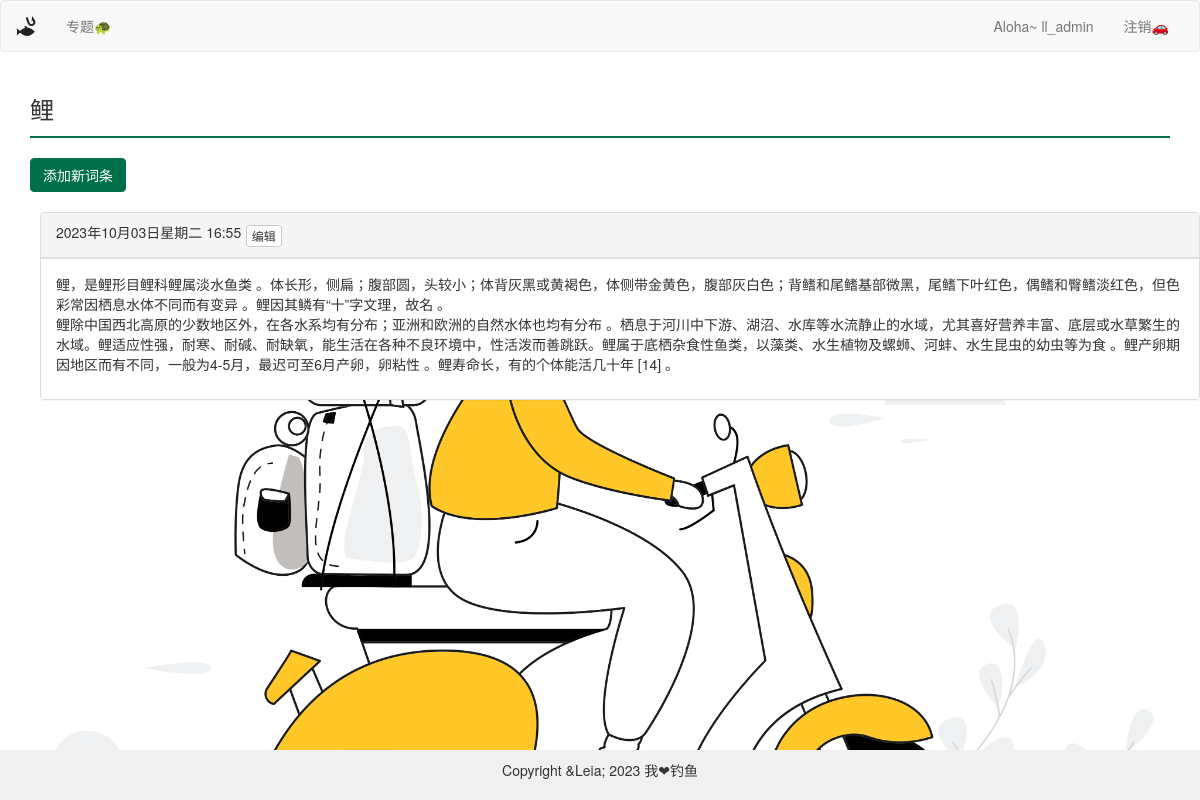
Page /topics/4/ (signed in) on the committed database.
### learning_logs/models.py (models this page shows, shortened)
class Topic(models.Model):
    text = models.CharField(max_length=200)
    date_added = models.DateTimeField(auto_now_add=True)
    owner = models.ForeignKey(User, on_delete=models.CASCADE)
    def __str__(self):
        return self.text

class Entry(models.Model):
    topic = models.ForeignKey(Topic, on_delete=models.CASCADE)
    text = models.TextField()
    date_added = models.DateTimeField(auto_now_add=True)
    class Meta:
        verbose_name_plural = 'entries'

### learning_logs/views.py (the view)
# urls.py: re_path(r'^topics/(?P<topic_id>\d+)/$', views.topic, name='topic'),
@login_required
def topic(request, topic_id):
    topic = Topic.objects.get(id=topic_id)
    check_topic_owner(topic, request)
    entries = topic.entry_set.order_by('-date_added')
    content = {'topic': topic, 'entries': entries}
    return render(request, 'learning_logs/topic.html', content)

### learning_logs/views.py (called while the page is built)
def check_topic_owner(topic, request):
    if topic.owner != request.user:
        raise Http404

### templates/learning_logs/topic.html (shortened to what this page needs)
<!DOCTYPE html>
<html lang="en">
{% extends 'learning_logs/base.html' %}
{% block content %}
<head>
</head>
<body>
<div class="container">
    <div class="row">
        <div class="col-md-12">
            <p class="topic-title">{{ topic }}</p>
            <hr style="border-top: 2px solid #00704A; margin-top: 5px;">
        </div>
    </div>
    <div class="row">
        <div class="col-md-6">
            <a href="{% url 'learning_logs:new_entry' topic.id %}" class="btn btn-custom">添加新词条</a>
        </div>
    </div>
</div>
<ul>
    {% for entry in entries %}
    <div class="panel panel-default my-panel">
        <div class="panel-heading">
            <h3 class="panel-title">
                <span class="entry-date">{{ entry.date_added|date:'Y年m月d日D H:i' }}</span>
                <small>
                    <a href="{% url 'learning_logs:edit_entry' entry.id %}" class="btn btn-default btn-xs">编辑</a>
                </small>
            </h3>
        </div>
        <div class="panel-body">
            {{ entry.text|linebreaks }}
        </div>
    </div>
    {% empty %}
    <p>没有新词条啦</p>
    {% endfor %}
</ul>
</body>
{% endblock content %}

### templates/learning_logs/base.html (shortened to what this page needs)
{% load bootstrap3 %}
<!DOCTYPE html>
<html lang="en">
<head>
    {% bootstrap_css %}
</head>
<body>
<nav class="navbar navbar-default">
  <div class="container-fluid">
    <div class="navbar-header">
      <a class="navbar-brand" href="{% url 'learning_logs:index' %}">
          <img alt="我❤钓鱼" src="/static/image/img.png">
      </a>
    </div>
    <div class="collapse navbar-collapse" id="bs-example-navbar-collapse-1">
      <ul class="nav navbar-nav">
        <li><a href="{% url 'learning_logs:topics' %}">专题🐢</a></li>
      </ul>
        {% if user.is_authenticated %}
            <ul class="nav navbar-nav navbar-right">
                <p class="navbar-text">Aloha~ {{ user.username }}</p>
                <li><a href="{% url 'users:logout' %}">注销🚗</a></li>
            </ul>
    {% else %}
            <ul class="nav navbar-nav navbar-right">
        <li><a href="{% url 'users:login' %}">登录🐟</a></li>
        <li><a href="{% url 'users:register' %}">注册🎣</a></li>
      </ul>
    {% endif %}
    </div>
  </div>
</nav>
{% block content %}{% endblock content %}
<footer>
    <p>Copyright &Leia; 2023 我❤钓鱼</p>
</footer>
</body>
</html>

### templates/learning_logs/base.html (style rules this page uses)
body { background-image: url('/static/image/bk.png'); background-size: cover; background-repeat: no-repeat; position: relative; min-height: 100vh; }
footer { position: absolute; bottom: 0; left: 0; right: 0; text-align: center; background-color: #f0f0f0; padding: 10px 0; }

### templates/learning_logs/topic.html (style rules this page uses)
.btn-custom { background-color: #00704A; border-color: #00704A; color: white; }
.topic-title { font-size: 24px; margin-top: 20px; }
.entry-date { font-size: 14px; }
.panel-heading { border-bottom: 2px solid #00704A; }
.panel-body { max-height: 200px; overflow: auto; }
.my-panel { margin-top: 20px; max-width: 1200px; margin-left: auto; margin-right: auto; overflow: auto; }

### rows in the picture
Topic: text "鲤"
Entry: date_added "2023年10月03日星期二 16:55", text "鲤，是鲤形目鲤科鲤属淡水鱼类 。体长形，侧扁；腹部圆，头较小；体背灰黑或黄褐色，体侧带金黄色，腹部灰白色；背鳍和尾鳍基部微黑，尾鳍下叶红色，偶鳍和臀鳍淡红色，但色彩常因栖息水体不同而有变异 。鲤因其鳞有“十”字文理，故名 。 鲤除中国西北高原的少数地区外，在各水系均有分布；亚洲和欧洲的自然水体也均有分布 。栖息于河川中下游、湖沼、水库等水流静止的水域，尤其喜好营养丰富、底层或水草繁生的水域。鲤适应性强，耐寒、耐碱、耐缺氧，能生活在各种不良环境中，性活泼而善跳跃。鲤属于底栖杂食性鱼类，以藻类、水生植物及螺蛳、河蚌、水生昆虫的幼虫等为食 。鲤产卵期因地区而有不同，一般为4-5月，最迟可至6月产卵，卵粘性 。鲤寿命长，有的个体能活几十年 [14] 。"

### other values in the picture
{{ user.username }} "ll_admin"
